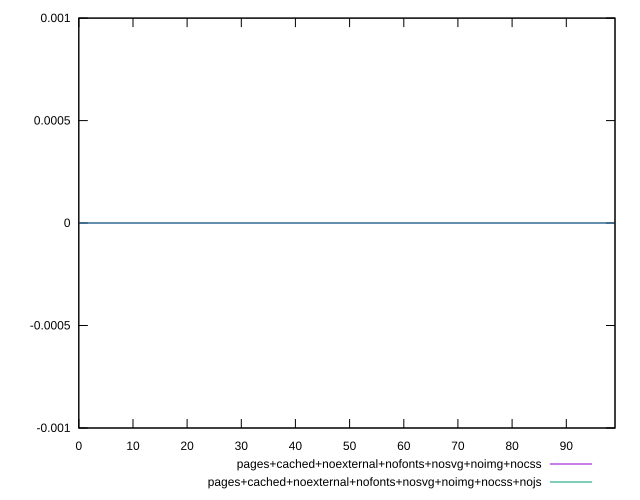

The gnuplot source for this figure:
reset
set terminal svg size 640, 500
set output "reprap/legacy-javascript/comparison/sorted/12_vs_13.svg"

$pagesCachedNoexternalNofontsNosvgNoimgNocss <<EOF
0 0
1 0
2 0
3 0
4 0
5 0
6 0
7 0
8 0
9 0
10 0
11 0
12 0
13 0
14 0
15 0
16 0
17 0
18 0
19 0
20 0
21 0
22 0
23 0
24 0
25 0
26 0
27 0
28 0
29 0
30 0
31 0
32 0
33 0
34 0
35 0
36 0
37 0
38 0
39 0
40 0
41 0
42 0
43 0
44 0
45 0
46 0
47 0
48 0
49 0
50 0
51 0
52 0
53 0
54 0
55 0
56 0
57 0
58 0
59 0
60 0
61 0
62 0
63 0
64 0
65 0
66 0
67 0
68 0
69 0
70 0
71 0
72 0
73 0
74 0
75 0
76 0
77 0
78 0
79 0
80 0
81 0
82 0
83 0
84 0
85 0
86 0
87 0
88 0
89 0
90 0
91 0
92 0
93 0
94 0
95 0
96 0
97 0
98 0
99 0
EOF

$pagesCachedNoexternalNofontsNosvgNoimgNocssNojs <<EOF
0 0
1 0
2 0
3 0
4 0
5 0
6 0
7 0
8 0
9 0
10 0
11 0
12 0
13 0
14 0
15 0
16 0
17 0
18 0
19 0
20 0
21 0
22 0
23 0
24 0
25 0
26 0
27 0
28 0
29 0
30 0
31 0
32 0
33 0
34 0
35 0
36 0
37 0
38 0
39 0
40 0
41 0
42 0
43 0
44 0
45 0
46 0
47 0
48 0
49 0
50 0
51 0
52 0
53 0
54 0
55 0
56 0
57 0
58 0
59 0
60 0
61 0
62 0
63 0
64 0
65 0
66 0
67 0
68 0
69 0
70 0
71 0
72 0
73 0
74 0
75 0
76 0
77 0
78 0
79 0
80 0
81 0
82 0
83 0
84 0
85 0
86 0
87 0
88 0
89 0
90 0
91 0
92 0
93 0
94 0
95 0
96 0
97 0
98 0
99 0
EOF

set key outside below
set yrange [-0.001:0.001]

plot \
  $pagesCachedNoexternalNofontsNosvgNoimgNocss title "pages+cached+noexternal+nofonts+nosvg+noimg+nocss" with line, \
  $pagesCachedNoexternalNofontsNosvgNoimgNocssNojs title "pages+cached+noexternal+nofonts+nosvg+noimg+nocss+nojs" with line, \


reset
